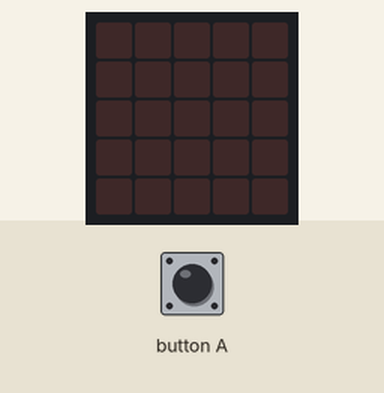
Bench run of a program on a simulated Calliope mini (MakeCode). Parts: the board's 5×5 LED display. The test bench sets the inputs (shaded band).

Above: at 1.2 s.
1.3 s: button A pressed for 1 s
At 3.4 s:
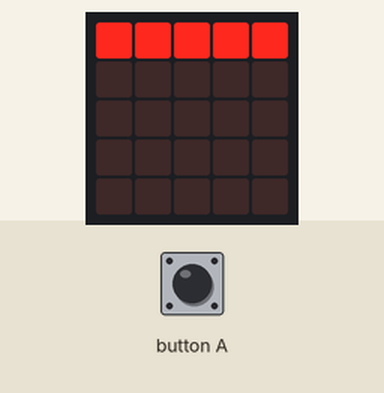
3.8 s: button A pressed for 0.15 s
At 4.6 s:
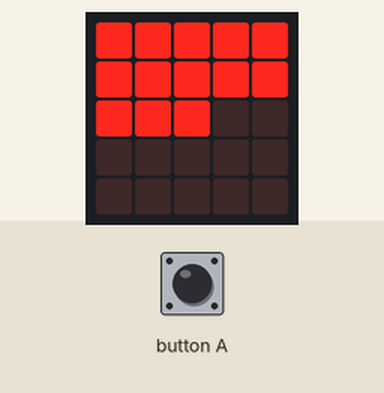
5.4 s: button A pressed for 0.15 s
At 5.9 s:
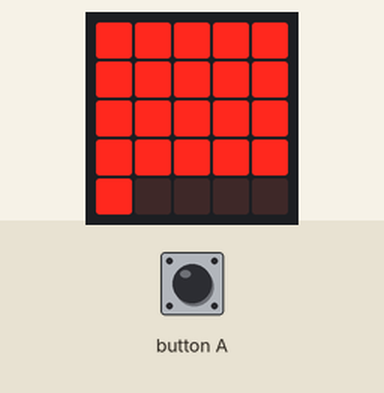
7.0 s: button A pressed for 3.2 s
At 10.9 s:
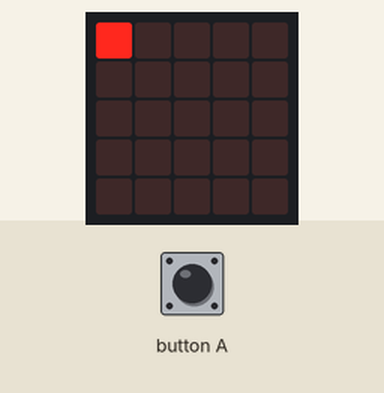
11.7 s: button A pressed for 0.15 s
At 13.0 s:
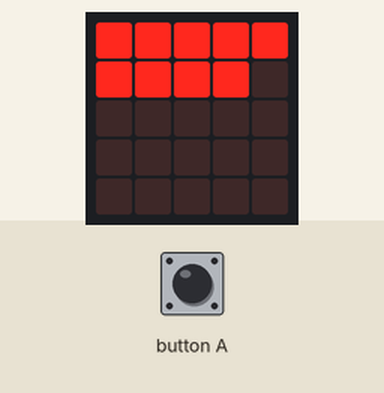
13.3 s: button A pressed for 1 s
At 15.3 s:
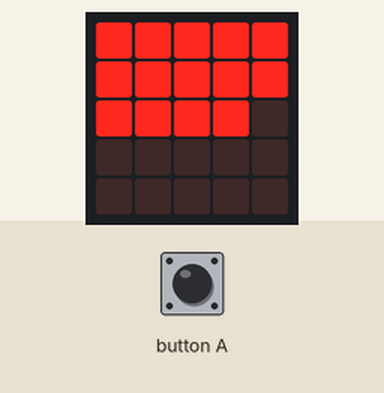
Timing chart, 0 to 16.8 s (numbered marks = the images above; inputs shaded):
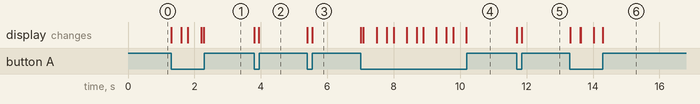

The program:

main.ts
```typescript
input.onButtonEvent(Button.A, input.buttonEventClick(), function () {
    A = 1
})
let A = 0
let x = 0
let y = 0
basic.forever(function () {
    if (input.buttonIsPressed(Button.A)) {
        if (x == 5) {
            y += 1
            x = 0
        }
        if (y == 5) {
            basic.showLeds(`
                . . . . .
                . . . . .
                . . . . .
                . . . . .
                . . . . .
                `)
            x = 0
            y = 0
        }
        led.plot(x, y)
        x += 1
        A = 0
    }
})
```

test.ts
```typescript
// Hier kann man Tests durchführen; diese Datei wird nicht kompiliert, wenn dieses Paket als Erweiterung verwendet wird.
```

Measured:
- after the input at 1.3 s, the display: first changes at once (image 1 shows a later state)
- after the input at 3.8 s, the display: first changes at once (image 2 shows a later state)
- after the input at 5.4 s, the display: first changes at once (image 3 shows a later state)
- after the input at 7.0 s, the display: first changes at once (image 4 shows a later state)
- after the input at 11.7 s, the display: first changes at once (image 5 shows a later state)
- after the input at 13.3 s, the display: first changes at once (image 6 shows a later state)
